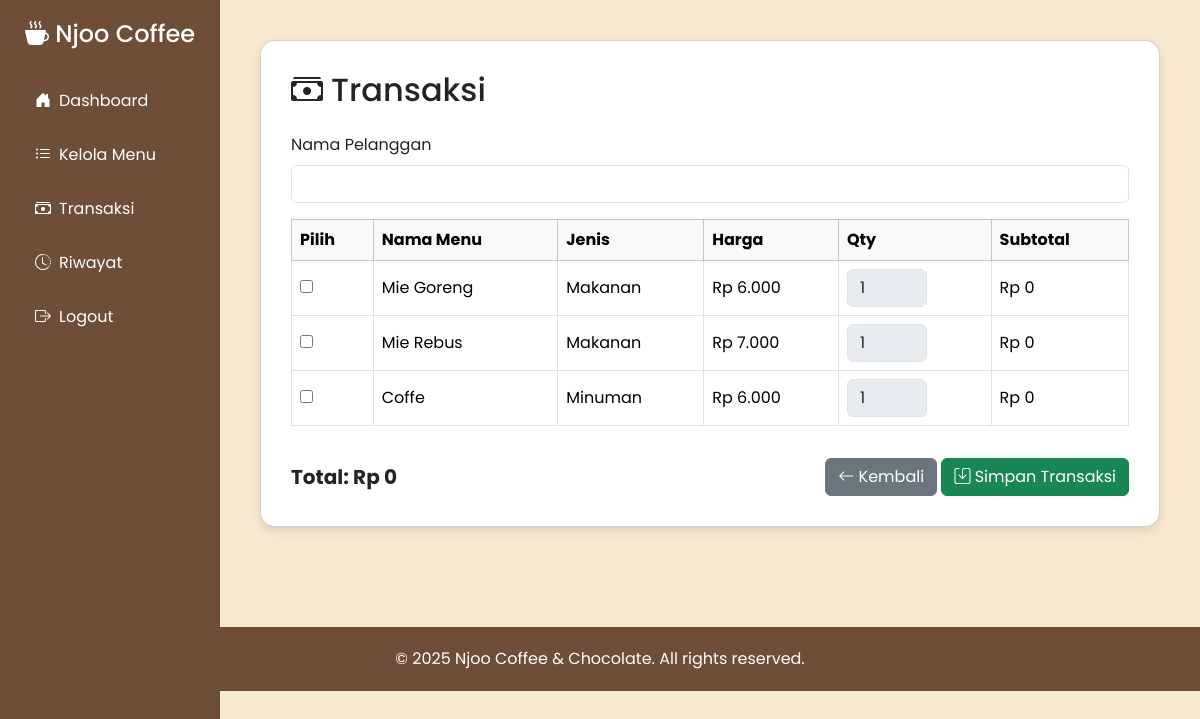
Page /pages/transaksi.php (signed in) on the committed database.
### tables this page shows
CREATE TABLE `menu` (
  `id` int(11) NOT NULL,
  `nama` varchar(100) DEFAULT NULL,
  `jenis` enum('Makanan','Minuman','Camilan') NOT NULL,
  `harga` int(11) DEFAULT NULL
);

### pages/transaksi.php (the view, shortened to what this page needs)
<?php include '../config/db.php'; ?>
<!DOCTYPE html>
<html lang="id">
<head>
  <link href="https://cdn.jsdelivr.net/npm/bootstrap@5.3.3/dist/css/bootstrap.min.css" rel="stylesheet">
  <link href="https://cdn.jsdelivr.net/npm/bootstrap-icons@1.10.5/font/bootstrap-icons.css" rel="stylesheet">
</head>
<body>
<div class="sidebar">
  <h4><i class="bi bi-cup-hot-fill"></i> Njoo Coffee</h4>
  <a href="../index.php"><i class="bi bi-house-door-fill me-2"></i>Dashboard</a>
  <a href="menu.php"><i class="bi bi-list-ul me-2"></i>Kelola Menu</a>
  <a href="transaksi.php"><i class="bi bi-cash-stack me-2"></i>Transaksi</a>
  <a href="riwayat.php"><i class="bi bi-clock-history me-2"></i>Riwayat</a>
  <a href="../logout.php"><i class="bi bi-box-arrow-right me-2"></i>Logout</a>
</div>
<div class="content">
  <div class="card">
    <h2 class="mb-4 text-dark"><i class="bi bi-cash-stack me-2"></i>Transaksi</h2>
    <form method="POST" action="../simpan_transaksi.php" id="formTransaksi">
      <div class="mb-3">
        <label for="pelanggan" class="form-label">Nama Pelanggan</label>
        <input type="text" name="pelanggan" id="pelanggan" class="form-control" required>
      </div>
      <div class="table-responsive">
        <table class="table table-bordered align-middle" id="tabelTransaksi">
          <thead class="table-light">
            <tr>
              <th>Pilih</th>
              <th>Nama Menu</th>
              <th>Jenis</th>
              <th>Harga</th>
              <th>Qty</th>
              <th>Subtotal</th>
            </tr>
          </thead>
          <tbody>
            <?php
            $menu = $conn->query("SELECT * FROM menu ORDER BY jenis ASC, nama ASC");
            while ($row = $menu->fetch_assoc()) {
              echo "<tr>
                      <td><input type='checkbox' name='menu[]' value='{$row['id']}' class='pilih'></td>
                      <td>" . htmlspecialchars($row['nama']) . "</td>
                      <td>" . htmlspecialchars($row['jenis']) . "</td>
                      <td class='harga' data-harga='{$row['harga']}'>Rp " . number_format($row['harga'], 0, ',', '.') . "</td>
                      <td><input type='number' name='qty[{$row['id']}]' value='1' class='form-control qty' style='width:80px;' min='1' disabled></td>
                      <td class='subtotal'>Rp 0</td>
                    </tr>";
            }
            ?>
          </tbody>
        </table>
      </div>
      <div class="d-flex justify-content-between align-items-center mt-3">
        <strong class="fs-5">Total: <span id="totalHarga">Rp 0</span></strong>
        <div>
          <a href="../index.php" class="btn btn-secondary"><i class="bi bi-arrow-left"></i> Kembali</a>
          <button type="submit" class="btn btn-success"><i class="bi bi-save"></i> Simpan Transaksi</button>
        </div>
      </div>
    </form>
  </div>
</div>
<footer>
  &copy; <?= date('Y'); ?> Njoo Coffee & Chocolate. All rights reserved.
</footer>
</body>
</html>

### pages/transaksi.php (style rules this page uses)
body { font-family: 'Poppins', sans-serif; background-color: #f7e8d0; margin: 0; }
.sidebar { background-color: #6f4e37; height: 100vh; padding: 20px; color: #fff; position: fixed; width: 220px; }
.sidebar h4 { text-align: center; margin-bottom: 30px; }
.sidebar a { display: block; color: #fff; padding: 10px 15px; text-decoration: none; border-radius: 8px; margin-bottom: 10px; transition: 0.3s; }
.content { margin-left: 220px; padding: 40px; }
.card { background: #fff; padding: 30px; border-radius: 15px; box-shadow: 0 4px 10px rgba(0,0,0,0.1); }
footer { margin-top: 60px; padding: 20px; text-align: center; background-color: #6f4e37; color: #fff; }

### rows in the picture
menu: nama "Mie Goreng", jenis "Makanan", harga "6.000"
menu: nama "Mie Rebus", jenis "Makanan", harga "7.000"
menu: nama "Coffe", jenis "Minuman", harga "6.000", id "1"
